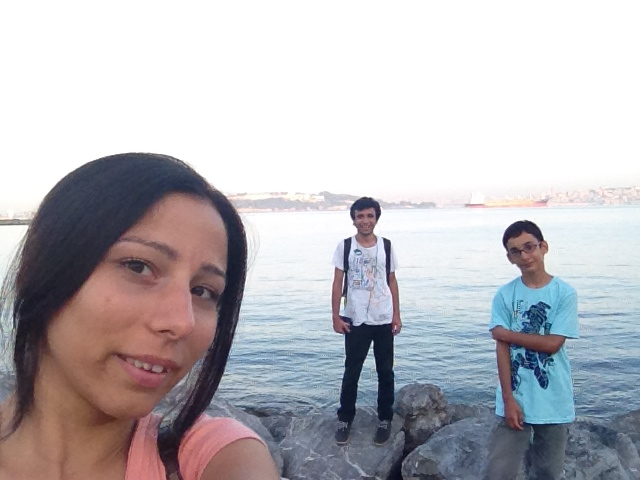
#> input picture görüntü işleme/ağırlık top2/158.JPG, 640 x 480 px
$ python 'ağırlıktop2.py'
#> lines starting #> are read from the running program, lines starting #| are printed output that depends on the picture
import cv2
import numpy as np

resim=cv2.imread("158.JPG")
#> resim is the input picture: shape (480, 640, 3); mean B, G, R 187.6, 183, 185.4
resim1=cv2.imread("160.JPG")
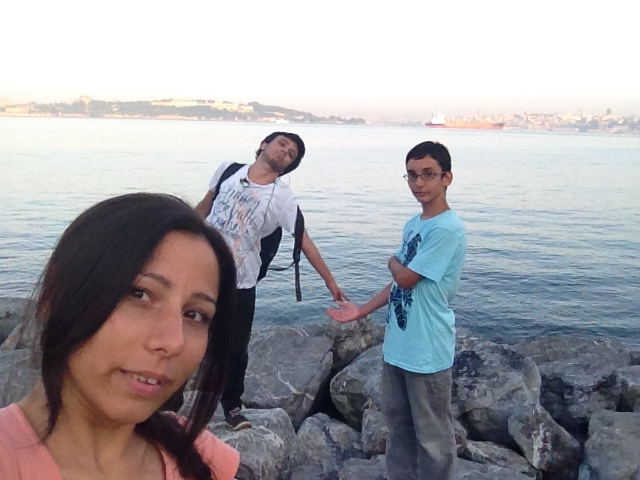
#> input picture görüntü işleme/ağırlık top2/160.JPG, 640 x 480 px
#> resim1 is the input picture: shape (480, 640, 3); mean B, G, R 166.2, 161.7, 162.9

toplam=cv2.add(resim,resim1)
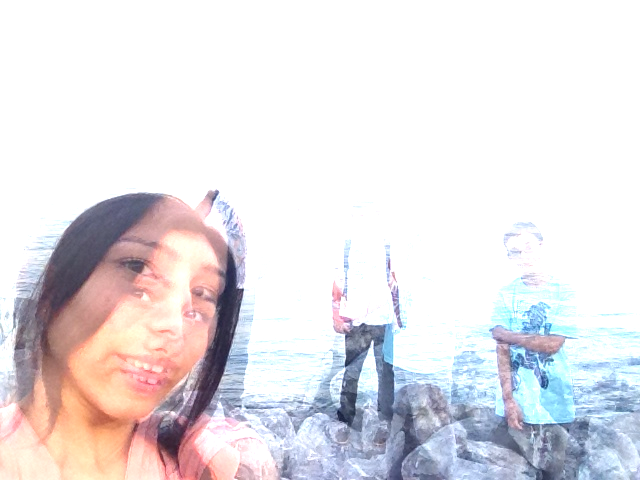
#> toplam: shape (480, 640, 3); mean B, G, R 229.4, 226.2, 229.8
agirliktoplam=cv2.addWeighted(resim,0.9,resim1,0.1,0 )

cv2.imshow("agirlik",agirliktoplam)
cv2.imshow("toplanmiş resimler",toplam)
cv2.waitKey(0)
cv2.destroyAllWindows()
